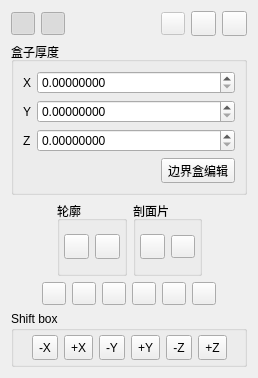
<?xml version="1.0" encoding="UTF-8"?>
<ui version="4.0">
 <class>ClippingBoxDlg</class>
 <widget class="QDialog" name="ClippingBoxDlg">
  <property name="geometry">
   <rect>
    <x>0</x>
    <y>0</y>
    <width>258</width>
    <height>378</height>
   </rect>
  </property>
  <property name="sizePolicy">
   <sizepolicy hsizetype="Maximum" vsizetype="Maximum">
    <horstretch>0</horstretch>
    <verstretch>0</verstretch>
   </sizepolicy>
  </property>
  <property name="windowTitle">
   <string>Clipping Box</string>
  </property>
  <layout class="QVBoxLayout" name="verticalLayout">
   <item>
    <layout class="QHBoxLayout" name="horizontalLayout_2">
     <item>
      <widget class="QToolButton" name="showBoxToolButton">
       <property name="toolTip">
        <string>Show/hide bounding box</string>
       </property>
       <property name="icon">
        <iconset resource="icones.qrc">
         <normaloff>:/CC/images/square.png</normaloff>:/CC/images/square.png</iconset>
       </property>
       <property name="checkable">
        <bool>true</bool>
       </property>
       <property name="checked">
        <bool>true</bool>
       </property>
       <property name="autoRaise">
        <bool>true</bool>
       </property>
      </widget>
     </item>
     <item>
      <widget class="QToolButton" name="showInteractorsToolButton">
       <property name="toolTip">
        <string>Show/hide interactors</string>
       </property>
       <property name="icon">
        <iconset resource="icones.qrc">
         <normaloff>:/CC/images/interactors.png</normaloff>:/CC/images/interactors.png</iconset>
       </property>
       <property name="checkable">
        <bool>true</bool>
       </property>
       <property name="checked">
        <bool>true</bool>
       </property>
       <property name="autoRaise">
        <bool>true</bool>
       </property>
      </widget>
     </item>
     <item>
      <spacer name="horizontalSpacer_9">
       <property name="orientation">
        <enum>Qt::Horizontal</enum>
       </property>
       <property name="sizeHint" stdset="0">
        <size>
         <width>40</width>
         <height>20</height>
        </size>
       </property>
      </spacer>
     </item>
     <item>
      <widget class="QToolButton" name="restoreToolButton">
       <property name="enabled">
        <bool>false</bool>
       </property>
       <property name="toolTip">
        <string>Restore the last clipping box used with this cloud</string>
       </property>
       <property name="icon">
        <iconset resource="icones.qrc">
         <normaloff>:/CC/images/restore.png</normaloff>:/CC/images/restore.png</iconset>
       </property>
      </widget>
     </item>
     <item>
      <widget class="QToolButton" name="resetButton">
       <property name="minimumSize">
        <size>
         <width>25</width>
         <height>25</height>
        </size>
       </property>
       <property name="toolTip">
        <string>Reset</string>
       </property>
       <property name="statusTip">
        <string>Reset</string>
       </property>
       <property name="icon">
        <iconset resource="icones.qrc">
         <normaloff>:/CC/images/smallReset.png</normaloff>:/CC/images/smallReset.png</iconset>
       </property>
      </widget>
     </item>
     <item>
      <widget class="QToolButton" name="closeButton">
       <property name="minimumSize">
        <size>
         <width>25</width>
         <height>25</height>
        </size>
       </property>
       <property name="toolTip">
        <string>Close</string>
       </property>
       <property name="statusTip">
        <string>Close</string>
       </property>
       <property name="icon">
        <iconset resource="icones.qrc">
         <normaloff>:/CC/images/smallCancel.png</normaloff>:/CC/images/smallCancel.png</iconset>
       </property>
      </widget>
     </item>
    </layout>
   </item>
   <item>
    <widget class="QGroupBox" name="thicknessGroupBox">
     <property name="sizePolicy">
      <sizepolicy hsizetype="Preferred" vsizetype="Maximum">
       <horstretch>0</horstretch>
       <verstretch>0</verstretch>
      </sizepolicy>
     </property>
     <property name="title">
      <string>盒子厚度</string>
     </property>
     <layout class="QFormLayout" name="formLayout">
      <item row="0" column="0">
       <widget class="QLabel" name="label_2">
        <property name="text">
         <string notr="true">X</string>
        </property>
       </widget>
      </item>
      <item row="0" column="1">
       <widget class="QDoubleSpinBox" name="thickXDoubleSpinBox">
        <property name="decimals">
         <number>8</number>
        </property>
        <property name="maximum">
         <double>1000000000.000000000000000</double>
        </property>
       </widget>
      </item>
      <item row="1" column="0">
       <widget class="QLabel" name="label_3">
        <property name="text">
         <string notr="true">Y</string>
        </property>
       </widget>
      </item>
      <item row="1" column="1">
       <widget class="QDoubleSpinBox" name="thickYDoubleSpinBox">
        <property name="decimals">
         <number>8</number>
        </property>
        <property name="maximum">
         <double>1000000000.000000000000000</double>
        </property>
       </widget>
      </item>
      <item row="2" column="0">
       <widget class="QLabel" name="label_4">
        <property name="text">
         <string notr="true">Z</string>
        </property>
       </widget>
      </item>
      <item row="2" column="1">
       <widget class="QDoubleSpinBox" name="thickZDoubleSpinBox">
        <property name="decimals">
         <number>8</number>
        </property>
        <property name="maximum">
         <double>1000000000.000000000000000</double>
        </property>
       </widget>
      </item>
      <item row="3" column="0" colspan="2">
       <layout class="QHBoxLayout" name="horizontalLayout_6">
        <item>
         <spacer name="horizontalSpacer_8">
          <property name="orientation">
           <enum>Qt::Horizontal</enum>
          </property>
          <property name="sizeHint" stdset="0">
           <size>
            <width>40</width>
            <height>20</height>
           </size>
          </property>
         </spacer>
        </item>
        <item>
         <widget class="QToolButton" name="editBoxToolButton">
          <property name="text">
           <string>边界盒编辑</string>
          </property>
         </widget>
        </item>
       </layout>
      </item>
     </layout>
    </widget>
   </item>
   <item>
    <layout class="QHBoxLayout" name="horizontalLayout_3">
     <item>
      <spacer name="horizontalSpacer_7">
       <property name="orientation">
        <enum>Qt::Horizontal</enum>
       </property>
       <property name="sizeHint" stdset="0">
        <size>
         <width>40</width>
         <height>20</height>
        </size>
       </property>
      </spacer>
     </item>
     <item>
      <widget class="QGroupBox" name="contourGroupBox">
       <property name="title">
        <string>轮廓</string>
       </property>
       <layout class="QHBoxLayout" name="horizontalLayout">
        <property name="leftMargin">
         <number>4</number>
        </property>
        <property name="topMargin">
         <number>4</number>
        </property>
        <property name="rightMargin">
         <number>4</number>
        </property>
        <property name="bottomMargin">
         <number>4</number>
        </property>
        <item>
         <widget class="QToolButton" name="extractContourToolButton">
          <property name="minimumSize">
           <size>
            <width>25</width>
            <height>25</height>
           </size>
          </property>
          <property name="toolTip">
           <string>Extracts the contour as a polyline (concave hull)</string>
          </property>
          <property name="statusTip">
           <string>Extracts the contour as a polyline (concave hull)</string>
          </property>
          <property name="icon">
           <iconset resource="icones.qrc">
            <normaloff>:/CC/images/smallPolygonSelect.png</normaloff>:/CC/images/smallPolygonSelect.png</iconset>
          </property>
         </widget>
        </item>
        <item>
         <widget class="QToolButton" name="removeLastContourToolButton">
          <property name="minimumSize">
           <size>
            <width>25</width>
            <height>25</height>
           </size>
          </property>
          <property name="toolTip">
           <string>Removes last extracted contour</string>
          </property>
          <property name="statusTip">
           <string>Removes last extracted contour</string>
          </property>
          <property name="icon">
           <iconset resource="icones.qrc">
            <normaloff>:/CC/images/smallRevert.png</normaloff>:/CC/images/smallRevert.png</iconset>
          </property>
         </widget>
        </item>
       </layout>
      </widget>
     </item>
     <item>
      <widget class="QGroupBox" name="slicesGroupBox">
       <property name="title">
        <string>剖面片</string>
       </property>
       <layout class="QHBoxLayout" name="horizontalLayout_5">
        <property name="leftMargin">
         <number>4</number>
        </property>
        <property name="topMargin">
         <number>4</number>
        </property>
        <property name="rightMargin">
         <number>4</number>
        </property>
        <property name="bottomMargin">
         <number>4</number>
        </property>
        <item>
         <widget class="QToolButton" name="exportButton">
          <property name="minimumSize">
           <size>
            <width>25</width>
            <height>25</height>
           </size>
          </property>
          <property name="toolTip">
           <string>作为一个点云实体导出成一个新的面片</string>
          </property>
          <property name="statusTip">
           <string>作为一个点云实体导出成一个新的面片</string>
          </property>
          <property name="icon">
           <iconset resource="icones.qrc">
            <normaloff>:/CC/images/ccClippingBoxSingleExport.png</normaloff>:/CC/images/ccClippingBoxSingleExport.png</iconset>
          </property>
         </widget>
        </item>
        <item>
         <widget class="QToolButton" name="exportMultButton">
          <property name="toolTip">
           <string>Export multiple slices by repeating the process along one or several dimensions (+ contour extraction)</string>
          </property>
          <property name="icon">
           <iconset resource="icones.qrc">
            <normaloff>:/CC/images/ccClippingBoxMultExport.png</normaloff>:/CC/images/ccClippingBoxMultExport.png</iconset>
          </property>
         </widget>
        </item>
       </layout>
      </widget>
     </item>
     <item>
      <spacer name="horizontalSpacer_6">
       <property name="orientation">
        <enum>Qt::Horizontal</enum>
       </property>
       <property name="sizeHint" stdset="0">
        <size>
         <width>40</width>
         <height>20</height>
        </size>
       </property>
      </spacer>
     </item>
    </layout>
   </item>
   <item>
    <widget class="QFrame" name="viewButtonsFrame">
     <property name="sizePolicy">
      <sizepolicy hsizetype="Preferred" vsizetype="Maximum">
       <horstretch>0</horstretch>
       <verstretch>0</verstretch>
      </sizepolicy>
     </property>
     <property name="frameShape">
      <enum>QFrame::NoFrame</enum>
     </property>
     <layout class="QHBoxLayout" name="horizontalLayout_8">
      <property name="leftMargin">
       <number>0</number>
      </property>
      <property name="topMargin">
       <number>0</number>
      </property>
      <property name="rightMargin">
       <number>0</number>
      </property>
      <property name="bottomMargin">
       <number>0</number>
      </property>
      <item>
       <spacer name="horizontalSpacer_4">
        <property name="orientation">
         <enum>Qt::Horizontal</enum>
        </property>
        <property name="sizeHint" stdset="0">
         <size>
          <width>40</width>
          <height>20</height>
         </size>
        </property>
       </spacer>
      </item>
      <item>
       <widget class="QToolButton" name="viewLeftToolButton">
        <property name="toolTip">
         <string>Set 'left' view</string>
        </property>
        <property name="statusTip">
         <string>Set 'left' view</string>
        </property>
        <property name="icon">
         <iconset resource="icones.qrc">
          <normaloff>:/CC/images/ccViewXpos.png</normaloff>:/CC/images/ccViewXpos.png</iconset>
        </property>
       </widget>
      </item>
      <item>
       <widget class="QToolButton" name="viewRightToolButton">
        <property name="toolTip">
         <string>Set 'right' view</string>
        </property>
        <property name="statusTip">
         <string>Set 'right' view</string>
        </property>
        <property name="icon">
         <iconset resource="icones.qrc">
          <normaloff>:/CC/images/ccViewXneg.png</normaloff>:/CC/images/ccViewXneg.png</iconset>
        </property>
       </widget>
      </item>
      <item>
       <widget class="QToolButton" name="viewFrontToolButton">
        <property name="toolTip">
         <string>Set 'front' view</string>
        </property>
        <property name="statusTip">
         <string>Set 'front' view</string>
        </property>
        <property name="icon">
         <iconset resource="icones.qrc">
          <normaloff>:/CC/images/ccViewYpos.png</normaloff>:/CC/images/ccViewYpos.png</iconset>
        </property>
       </widget>
      </item>
      <item>
       <widget class="QToolButton" name="viewBackToolButton">
        <property name="toolTip">
         <string>Set 'back' view</string>
        </property>
        <property name="statusTip">
         <string>Set 'back' view</string>
        </property>
        <property name="icon">
         <iconset resource="icones.qrc">
          <normaloff>:/CC/images/ccViewYneg.png</normaloff>:/CC/images/ccViewYneg.png</iconset>
        </property>
       </widget>
      </item>
      <item>
       <widget class="QToolButton" name="viewDownToolButton">
        <property name="toolTip">
         <string>Set 'down' view</string>
        </property>
        <property name="statusTip">
         <string>Set 'down' view</string>
        </property>
        <property name="icon">
         <iconset resource="icones.qrc">
          <normaloff>:/CC/images/ccViewZneg.png</normaloff>:/CC/images/ccViewZneg.png</iconset>
        </property>
       </widget>
      </item>
      <item>
       <widget class="QToolButton" name="viewUpToolButton">
        <property name="toolTip">
         <string>Set 'up' view</string>
        </property>
        <property name="statusTip">
         <string>Set 'up' view</string>
        </property>
        <property name="icon">
         <iconset resource="icones.qrc">
          <normaloff>:/CC/images/ccViewZpos.png</normaloff>:/CC/images/ccViewZpos.png</iconset>
        </property>
       </widget>
      </item>
      <item>
       <spacer name="horizontalSpacer_5">
        <property name="orientation">
         <enum>Qt::Horizontal</enum>
        </property>
        <property name="sizeHint" stdset="0">
         <size>
          <width>40</width>
          <height>20</height>
         </size>
        </property>
       </spacer>
      </item>
     </layout>
    </widget>
   </item>
   <item>
    <widget class="QGroupBox" name="groupBox">
     <property name="sizePolicy">
      <sizepolicy hsizetype="Preferred" vsizetype="Maximum">
       <horstretch>0</horstretch>
       <verstretch>0</verstretch>
      </sizepolicy>
     </property>
     <property name="title">
      <string>Shift box</string>
     </property>
     <layout class="QHBoxLayout" name="horizontalLayout_4">
      <property name="leftMargin">
       <number>4</number>
      </property>
      <property name="topMargin">
       <number>4</number>
      </property>
      <property name="rightMargin">
       <number>4</number>
      </property>
      <property name="bottomMargin">
       <number>4</number>
      </property>
      <item>
       <spacer name="horizontalSpacer_2">
        <property name="orientation">
         <enum>Qt::Horizontal</enum>
        </property>
        <property name="sizeHint" stdset="0">
         <size>
          <width>1</width>
          <height>20</height>
         </size>
        </property>
       </spacer>
      </item>
      <item>
       <widget class="QToolButton" name="minusXShiftToolButton">
        <property name="sizePolicy">
         <sizepolicy hsizetype="Maximum" vsizetype="Maximum">
          <horstretch>0</horstretch>
          <verstretch>0</verstretch>
         </sizepolicy>
        </property>
        <property name="minimumSize">
         <size>
          <width>25</width>
          <height>25</height>
         </size>
        </property>
        <property name="toolTip">
         <string>Shift box along its X dimension</string>
        </property>
        <property name="text">
         <string notr="true">-X</string>
        </property>
       </widget>
      </item>
      <item>
       <widget class="QToolButton" name="plusXShiftToolButton">
        <property name="sizePolicy">
         <sizepolicy hsizetype="Maximum" vsizetype="Maximum">
          <horstretch>0</horstretch>
          <verstretch>0</verstretch>
         </sizepolicy>
        </property>
        <property name="minimumSize">
         <size>
          <width>25</width>
          <height>25</height>
         </size>
        </property>
        <property name="toolTip">
         <string>Shift box along its X dimension</string>
        </property>
        <property name="text">
         <string notr="true">+X</string>
        </property>
       </widget>
      </item>
      <item>
       <widget class="QToolButton" name="minusYShiftToolButton">
        <property name="sizePolicy">
         <sizepolicy hsizetype="Maximum" vsizetype="Maximum">
          <horstretch>0</horstretch>
          <verstretch>0</verstretch>
         </sizepolicy>
        </property>
        <property name="minimumSize">
         <size>
          <width>25</width>
          <height>25</height>
         </size>
        </property>
        <property name="toolTip">
         <string>Shift box along its Y dimension</string>
        </property>
        <property name="text">
         <string notr="true">-Y</string>
        </property>
       </widget>
      </item>
      <item>
       <widget class="QToolButton" name="plusYShiftToolButton">
        <property name="sizePolicy">
         <sizepolicy hsizetype="Maximum" vsizetype="Maximum">
          <horstretch>0</horstretch>
          <verstretch>0</verstretch>
         </sizepolicy>
        </property>
        <property name="minimumSize">
         <size>
          <width>25</width>
          <height>25</height>
         </size>
        </property>
        <property name="toolTip">
         <string>Shift box along its Y dimension</string>
        </property>
        <property name="text">
         <string notr="true">+Y</string>
        </property>
       </widget>
      </item>
      <item>
       <widget class="QToolButton" name="minusZShiftToolButton">
        <property name="sizePolicy">
         <sizepolicy hsizetype="Maximum" vsizetype="Maximum">
          <horstretch>0</horstretch>
          <verstretch>0</verstretch>
         </sizepolicy>
        </property>
        <property name="minimumSize">
         <size>
          <width>25</width>
          <height>25</height>
         </size>
        </property>
        <property name="toolTip">
         <string>Shift box along its Z dimension</string>
        </property>
        <property name="text">
         <string notr="true">-Z</string>
        </property>
       </widget>
      </item>
      <item>
       <widget class="QToolButton" name="plusZShiftToolButton">
        <property name="sizePolicy">
         <sizepolicy hsizetype="Maximum" vsizetype="Maximum">
          <horstretch>0</horstretch>
          <verstretch>0</verstretch>
         </sizepolicy>
        </property>
        <property name="minimumSize">
         <size>
          <width>25</width>
          <height>25</height>
         </size>
        </property>
        <property name="toolTip">
         <string>Shift box along its Z dimension</string>
        </property>
        <property name="text">
         <string notr="true">+Z</string>
        </property>
       </widget>
      </item>
      <item>
       <spacer name="horizontalSpacer_3">
        <property name="orientation">
         <enum>Qt::Horizontal</enum>
        </property>
        <property name="sizeHint" stdset="0">
         <size>
          <width>0</width>
          <height>20</height>
         </size>
        </property>
       </spacer>
      </item>
     </layout>
    </widget>
   </item>
  </layout>
 </widget>
 <resources>
  <include location="icones.qrc"/>
 </resources>
 <connections/>
</ui>
